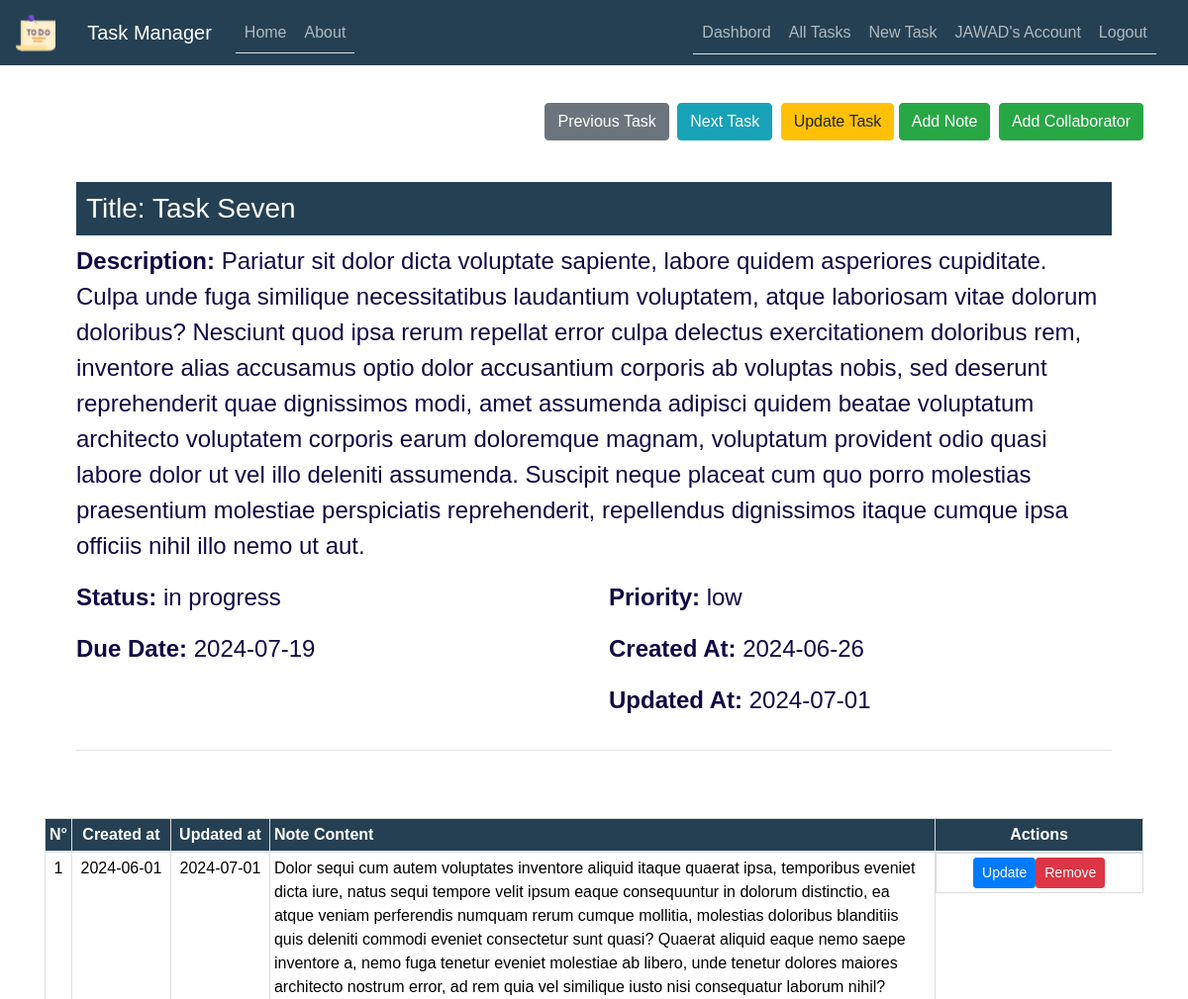
The app's page /task/40 (signed in, upper part), older data.
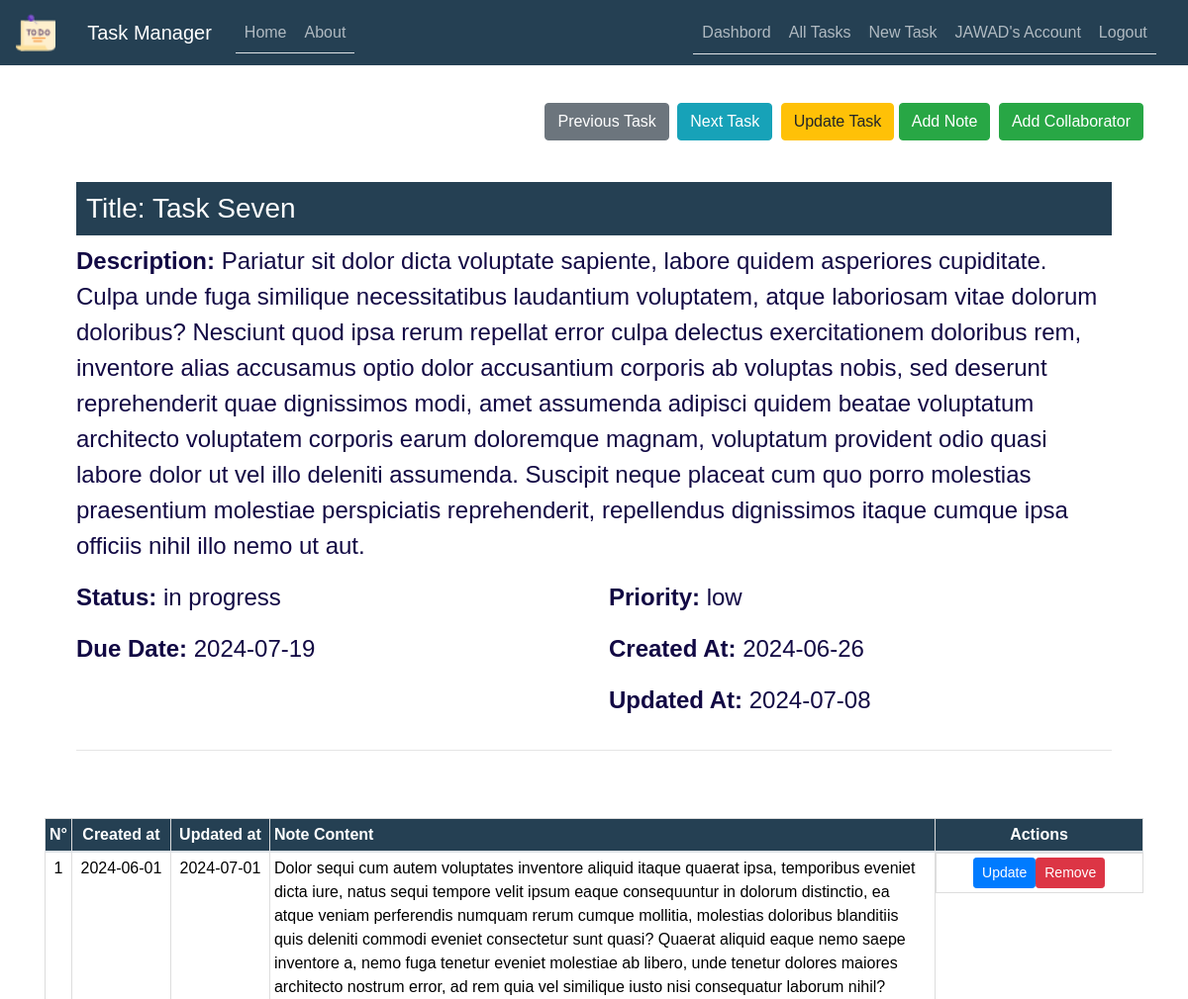
The same page, newer data.
### TaskManager/models.py (models this page shows, shortened)
class Task(db.Model):
    id = db.Column(db.Integer, primary_key=True)
    user_id = db.Column(db.Integer, db.ForeignKey('user.id'), nullable=False)
    title = db.Column(db.String(255), nullable=False)
    description = db.Column(db.Text)
    status = db.Column(db.Enum('in progress', 'completed', 'pending'), default='in progress')
    priority = db.Column(db.Enum('low', 'medium', 'high'), default='medium')
    due_date = db.Column(db.DateTime, default=datetime.utcnow)
    created_at = db.Column(db.DateTime, default=datetime.utcnow)
    updated_at = db.Column(db.DateTime, default=datetime.utcnow, onupdate=datetime.utcnow)
    notes = db.relationship(
        'Note', backref='task', lazy=True, cascade='all, delete-orphan')
    task_collaborators = db.relationship(
        'TaskCollaborator', backref='task', lazy=True, cascade='all, delete-orphan')

### TaskManager/tasks/routes.py (the view)
@tasks.route("/task/<int:task_id>")
def task(task_id):
    if not current_user.is_authenticated:
        flash('You need to be logged in to access this page.', 'warning')
        return redirect(url_for('users.login'))
    task = Task.query.get_or_404(task_id)
    previous_task = Task.query.filter(
        Task.id < task_id, Task.user_id == current_user.id).order_by(Task.id.desc()).first()
    next_task = Task.query.filter(
        Task.id > task_id, Task.user_id == current_user.id).order_by(Task.id.asc()).first()
    return render_template('task.html',
                           title=task.title,
                           task=task,
                           previous_task=previous_task,
                           next_task=next_task)

### TaskManager/models.py (called while the page is built)
@login_manager.user_loader
def load_user(user_id):
    return User.query.get(int(user_id))

### TaskManager/templates/task.html (shortened to what this page needs)
{% extends "layout.html" %}
{% import 'macros_note.html' as macros %}
{% block content %}
<div class="float-right mt-4">
    {% if previous_task %}
    <a href="{{ url_for('tasks.task', task_id=previous_task.id) }}" class="btn btn-secondary btn-2g mr-1">
         Previous Task
    </a>
    {% endif %}
    {% if next_task %}
    <a href="{{ url_for('tasks.task', task_id=next_task.id) }}" class="btn btn-info btn-2g mr-1">
         Next Task
    </a>
    {% endif %}
    <a href="{{ url_for('tasks.update_task', task_id=task.id) }}" class="btn btn-warning btn-2g">Update Task</a>
    <a href="{{ url_for('tasks.new_note', task_id=task.id) }}" class="btn btn-success btn-2g mr-1">
         Add Note
    </a>
    <a href="{{ url_for('tasks.new_collaborator', task_id=task.id) }}" class="btn btn-success btn-2g">
         Add Collaborator
    </a>
</div>
<br>
<br>
<div class="content-section mt-4">
    <h3 style="background-color: #254053; color: #ffffff; padding: 10px;">Title: {{ task.title }}</h3>
    <div class="row">
        <div class="col-md-12">
            <p><strong>Description:</strong> {{ task.description }}</p>
        </div>
    </div>
    <div class="row">
        <div class="col-md-6">
            <p><strong>Status:</strong> {{ task.status }}</p>
        </div>
        <div class="col-md-6">
            <p><strong>Priority:</strong> {{ task.priority }}</p>
        </div>
    </div>
    <div class="row">
        <div class="col-md-6">
            <p><strong>Due Date:</strong> {{ task.due_date.strftime('%Y-%m-%d') }}</p>
        </div>
        <div class="col-md-6">
            <p><strong>Created At:</strong> {{ task.created_at.strftime('%Y-%m-%d') }}</p>
        </div>
    </div>
    <div class="row">
        <div class="col-md-6">
        </div>
        <div class="col-md-6">
            <p><strong>Updated At:</strong> {{ task.updated_at.strftime('%Y-%m-%d') }}</p>
        </div>
    </div>
    <hr>
</div>
<table class="table">
    <thead>
        <tr>
            <th scope="col" class="text-center">N°</th>
            <th scope="col" class="text-center">Created at</th>
            <th scope="col" class="text-center">Updated at</th>
            <th scope="col">Note Content</th>
            <th scope="col" class="text-center actions-column">Actions</th>
        </tr>
    </thead>
    <tbody>
        {% for note in task.notes %}
        <tr>
            <td class="text-center">{{ loop.index }}</td>
            <td class="text-center" style="width:100px;">{{ note.created_at.strftime('%Y-%m-%d') }}</td>
            <td class="text-center" style="width:100px;">{{ note.updated_at.strftime('%Y-%m-%d') }}</td>
            <td>{{ note.content }}</td>
            <td class="text-center d-flex  justify-content-center">
                <a href="{{ url_for('tasks.update_note', note_id=note.id) }}" class="btn btn-primary btn-sm">Update</a>
                <button type="button" class="btn btn-danger btn-sm" data-toggle="modal" data-target="#deleteModal{{ note.id }}">
                    Remove
                </button>
            </td>
        </tr>
        {% endfor %}
    </tbody>
</table>
{% endblock content %}

Row changes from the older to the newer data that the page shows:
changed Task "Task Seven": updated_at "2024-07-01" → "2024-07-08"
